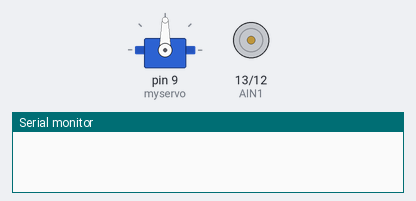
Simulated run of this sketch. Board: Arduino Uno, built with avr-gcc and run on an emulated ATmega328P. On the bench: servo, motor-driver pin pairs drawn as motors (green arrow = first pin HIGH = forward, orange = second pin HIGH = backward, longer = more drive, scaled by the enable pin), the last lines printed to the serial monitor.

Above: at 0.1 s.
At 4.1 s:
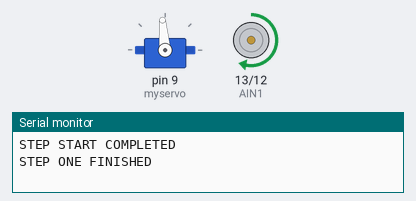
At 8.1 s:
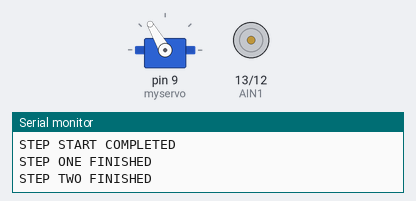
At 16.1 s:
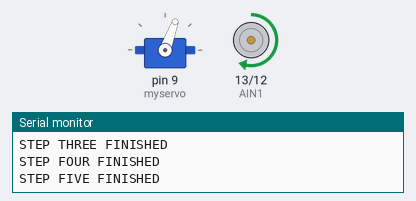
Timing chart, 0 to 22.5 s (numbered marks = the images above):
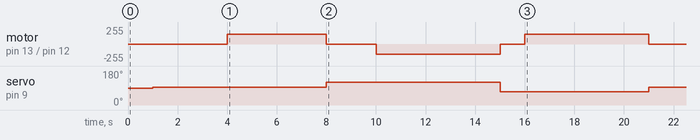

Measured:
- by itself, servo on pin 9 (myservo): 90° → 95° at 1.0 s, → 120° 7.0 s later, → 70° 7.0 s later, → 95° 6.0 s later
- by itself, motor on pin 13 (AIN1) / pin 12 (AIN2): stopped → forward 150/255 at 4.0 s, → stopped 4.0 s later, → backward 150/255 2.0 s later, → stopped 5.0 s later, … (6 changes in this stretch)

The sketch:

choreographed_car.ino
```cpp
/*
  SparkFun Inventor’s Kit

  Move a servo attached to pin 9 so that it's angle matches a potentiometer attached to A0.

  This sketch was written by SparkFun Electronics, with lots of help from the Arduino community.
  This code is completely free for any use.

  View circuit diagram and instructions at: https://learn.sparkfun.com/tutorials/sparkfun-inventors-kit-experiment-guide---v41
  Download drawings and code at: https://github.com/sparkfun/SIK-Guide-Code
*/

#include <Servo.h>          //include the servo library

int potPosition;           //this variable will store the position of the potentiometer
int servoPosition;         //the servo will move to this position

Servo myservo;              //create a servo object

//PIN VARIABLES
//the motor will be controlled by the motor A pins on the motor driver
const int AIN1 = 13;           //control pin 1 on the motor driver for the right motor
const int AIN2 = 12;            //control pin 2 on the motor driver for the right motor
const int PWMA = 11;            //speed control pin on the motor driver for the right motor

//VARIABLES
int motorSpeed = 0;       //starting speed for the motor

//TIMER VARIABLES
bool delayRunning = false;
int delayStart = 0;

//STEP VARIABLE
int currentStep = 0;

void setup() {
  Serial.begin (9600);
  myservo.attach(9);        //tell the servo object that its servo is plugged into pin 9

  //set the motor control pins as outputs
  pinMode(AIN1, OUTPUT);
  pinMode(AIN2, OUTPUT);
  pinMode(PWMA, OUTPUT);

  delayRunning = true; // not finished yet
  delayStart = millis();

}

void loop() {

  //STEP START
  // check if delay has timed out after 10sec == 10000mS
  if (currentStep == 0 && ((millis() - delayStart) >= 1000)) {
    //delayRunning = false; // // prevent this code being run more then once
    myservo.write(95);
    spinMotor(0);
    Serial.println("STEP START COMPLETED");
    currentStep = 1;
  }

  //STEP ONE
  // check if delay has timed out after 10sec == 10000mS
  if (currentStep == 1 && ((millis() - delayStart) >= 4000)) {
    //delayRunning = false; // // prevent this code being run more then once
    spinMotor(150);
    Serial.println("STEP ONE FINISHED");
    currentStep = 2;
  }

  //STEP TWO
  if (currentStep == 2 && ((millis() - delayStart) >= 8000)) {
    //delayRunning = false; // // prevent this code being run more then once
    spinMotor(0);
    myservo.write(120);
    Serial.println("STEP TWO FINISHED");
    currentStep = 3;
  }

  //STEP THREE
  if (currentStep == 3 && ((millis() - delayStart) >= 10000)) {
    spinMotor(-150);
    //delayRunning = false; // // prevent this code being run more then once
    Serial.println("STEP THREE FINISHED");
    currentStep = 4;
  }

  //STEP FOUR
  if (currentStep == 4 && ((millis() - delayStart) >= 15000)) {
    spinMotor(0);
    myservo.write(70);
    //delayRunning = false; // // prevent this code being run more then once
    Serial.println("STEP FOUR FINISHED");
    currentStep = 5;
  }

  //STEP FIVE
  if (currentStep == 5 && ((millis() - delayStart) >= 16000)) {
    spinMotor(150);
    //delayRunning = false; // // prevent this code being run more then once
    Serial.println("STEP FIVE FINISHED");
    currentStep = 6;
  }

  //STEP STOP
  if (currentStep == 6 && ((millis() - delayStart) >= 21000)) {
    spinMotor(0);
    myservo.write(95);
    delayRunning = false; // // prevent this code being run more then once
    Serial.println("STEP STOP FINISHED");
    currentStep = 99;
  }

  // if (Serial.available() > 0) {         //if the user has entered something in the serial monitor
  //   motorSpeed = Serial.parseInt();     //set the motor speed equal to the number in the serial message. Max +-255

  //   Serial.print("Motor Speed: ");      //print the speed that the motor is set to run at
  //   Serial.println(motorSpeed);
  // }

  // spinMotor(motorSpeed);

  //potPosition = analogRead(A0);                     //use analog read to measure the position of the potentiometer (0-1023)

  // potPosition = 30;
  // servoPosition = map(potPosition, 0, 1023, 20, 160); //convert the potentiometer number to a servo position from 20-160
  //                                                     //Note: its best to avoid driving the little SIK servos all the
  //                                                     //way to 0 or 180 degrees it can cause the motor to jitter, which is bad for the servo.

  // //Serial.print(servoPosition);     //print the distance that was measured
  // Serial.print("servoPos: ");
  // Serial.println(servoPosition);      //print units after the distance (48-118 range for car)

  // myservo.write(servoPosition);                      //move the servo to the 10 degree position
  // Serial.println("delay");
  //delay(2000);
}

/********************************************************************************/
void spinMotor(int motorSpeed)                       //function for driving the right motor
{
  if (motorSpeed > 0)                                 //if the motor should drive forward (positive speed)
  {
    digitalWrite(AIN1, HIGH);                         //set pin 1 to high
    digitalWrite(AIN2, LOW);                          //set pin 2 to low
  }
  else if (motorSpeed < 0)                            //if the motor should drive backward (negative speed)
  {
    digitalWrite(AIN1, LOW);                          //set pin 1 to low
    digitalWrite(AIN2, HIGH);                         //set pin 2 to high
  }
  else                                                //if the motor should stop
  {
    digitalWrite(AIN1, LOW);                          //set pin 1 to low
    digitalWrite(AIN2, LOW);                          //set pin 2 to low
  }
  analogWrite(PWMA, abs(motorSpeed));                 //now that the motor direction is set, drive it at the entered speed
}
```
